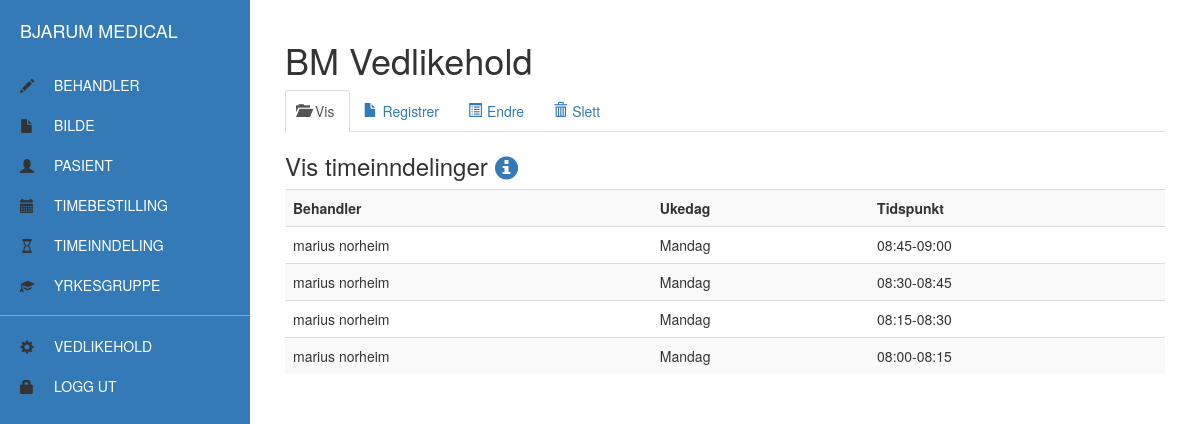
Screenshot of /vedlikehold/timeinndeling.php (signed in) with the database file from the repository.
### tables this page shows
CREATE TABLE `timeinndeling` (
  `timeinndelingnr` int(11) NOT NULL,
  `brukernavn` varchar(20) NOT NULL,
  `ukedag` varchar(20) NOT NULL,
  `tidspunkt` varchar(11) NOT NULL
);

CREATE TABLE `behandler` (
  `brukernavn` varchar(20) NOT NULL,
  `behandlernavn` varchar(50) NOT NULL,
  `yrkesgruppenr` int(11) NOT NULL,
  `bildenr` int(11) NOT NULL
);

### vedlikehold/libs/timeinndeling.php (the view, shortened to what this page needs)
<?php
function visTimeinndeling() {
  $sql = "SELECT t.ukedag, t.tidspunkt, b.behandlernavn
  FROM timeinndeling AS t
  LEFT JOIN behandler AS b ON t.brukernavn = b.brukernavn
  ORDER BY behandlernavn";
  $result = mysqli_query($conn, $sql);
  if(mysqli_num_rows($result) > 0) {
    while($row = mysqli_fetch_assoc($result)) {
      echo "<tr>\n";
      echo "<td>". htmlspecialchars($row['behandlernavn']) ."</td>\n";
      echo "<td>". htmlspecialchars($row['ukedag']) ."</td>\n";
      echo "<td>". htmlspecialchars($row['tidspunkt']) ."</td>\n";
      echo "</tr>\n";
    }
  } else {
    echo "<tr><td>Ingen timeinndelinger funnet</td></tr>\n";
  }
}
?>

### vedlikehold/css/style.css (style rules this page uses)
body { overflow-x: hidden; }

### rows the page displays
timeinndeling: brukernavn.behandlernavn "marius norheim", ukedag "Mandag", tidspunkt "08:45-09:00"
timeinndeling: brukernavn.behandlernavn "marius norheim", ukedag "Mandag", tidspunkt "08:30-08:45"
timeinndeling: brukernavn.behandlernavn "marius norheim", ukedag "Mandag", tidspunkt "08:15-08:30"
timeinndeling: brukernavn.behandlernavn "marius norheim", ukedag "Mandag", tidspunkt "08:00-08:15"
